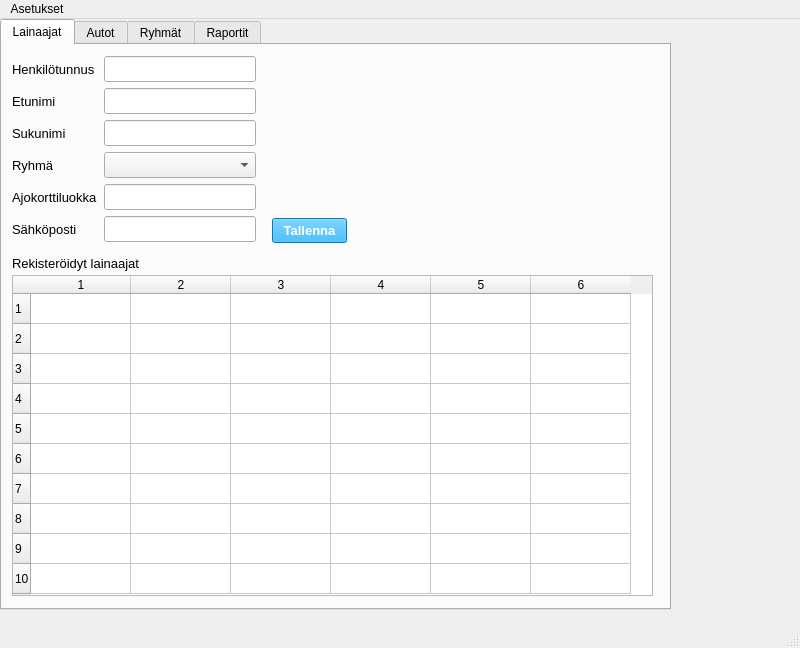
<?xml version="1.0" encoding="UTF-8"?>
<ui version="4.0">
 <class>MainWindow</class>
 <widget class="QMainWindow" name="MainWindow">
  <property name="geometry">
   <rect>
    <x>0</x>
    <y>0</y>
    <width>800</width>
    <height>648</height>
   </rect>
  </property>
  <property name="windowTitle">
   <string>MainWindow</string>
  </property>
  <property name="windowIcon">
   <iconset theme="go-home"/>
  </property>
  <widget class="QWidget" name="centralwidget">
   <widget class="QTabWidget" name="tabWidget">
    <property name="geometry">
     <rect>
      <x>0</x>
      <y>0</y>
      <width>671</width>
      <height>591</height>
     </rect>
    </property>
    <property name="cursor">
     <cursorShape>ArrowCursor</cursorShape>
    </property>
    <property name="focusPolicy">
     <enum>Qt::FocusPolicy::TabFocus</enum>
    </property>
    <property name="currentIndex">
     <number>0</number>
    </property>
    <widget class="QWidget" name="lenderTab">
     <property name="cursor">
      <cursorShape>ArrowCursor</cursorShape>
     </property>
     <attribute name="title">
      <string>Lainaajat</string>
     </attribute>
     <widget class="QTableWidget" name="registeredPersonsTableWidget">
      <property name="geometry">
       <rect>
        <x>10</x>
        <y>230</y>
        <width>641</width>
        <height>321</height>
       </rect>
      </property>
      <property name="cursor" stdset="0">
       <cursorShape>ForbiddenCursor</cursorShape>
      </property>
      <property name="rowCount">
       <number>10</number>
      </property>
      <property name="columnCount">
       <number>6</number>
      </property>
      <row/>
      <row/>
      <row/>
      <row/>
      <row/>
      <row/>
      <row/>
      <row/>
      <row/>
      <row/>
      <column/>
      <column/>
      <column/>
      <column/>
      <column/>
      <column/>
     </widget>
     <widget class="QLabel" name="registeredPersonLabel">
      <property name="geometry">
       <rect>
        <x>10</x>
        <y>210</y>
        <width>141</width>
        <height>16</height>
       </rect>
      </property>
      <property name="font">
       <font>
        <pointsize>10</pointsize>
       </font>
      </property>
      <property name="text">
       <string>Rekisteröidyt lainaajat</string>
      </property>
     </widget>
     <widget class="QPushButton" name="savePersonPushButton">
      <property name="geometry">
       <rect>
        <x>270</x>
        <y>173</y>
        <width>75</width>
        <height>25</height>
       </rect>
      </property>
      <property name="font">
       <font>
        <pointsize>10</pointsize>
        <bold>true</bold>
       </font>
      </property>
      <property name="cursor">
       <cursorShape>PointingHandCursor</cursorShape>
      </property>
      <property name="styleSheet">
       <string notr="true">background-color: rgb(0, 170, 255);
color: rgb(255, 255, 255);
</string>
      </property>
      <property name="text">
       <string>Tallenna</string>
      </property>
     </widget>
     <widget class="QWidget" name="layoutWidget">
      <property name="geometry">
       <rect>
        <x>10</x>
        <y>11</y>
        <width>244</width>
        <height>188</height>
       </rect>
      </property>
      <layout class="QGridLayout" name="lenderGridLayout">
       <item row="0" column="0">
        <widget class="QLabel" name="ssnLabel">
         <property name="font">
          <font>
           <pointsize>10</pointsize>
          </font>
         </property>
         <property name="text">
          <string>Henkilötunnus</string>
         </property>
        </widget>
       </item>
       <item row="0" column="1">
        <widget class="QLineEdit" name="ssnLineEdit">
         <property name="font">
          <font>
           <pointsize>11</pointsize>
          </font>
         </property>
        </widget>
       </item>
       <item row="1" column="0">
        <widget class="QLabel" name="firstNameLabel">
         <property name="font">
          <font>
           <pointsize>10</pointsize>
          </font>
         </property>
         <property name="text">
          <string>Etunimi</string>
         </property>
        </widget>
       </item>
       <item row="1" column="1">
        <widget class="QLineEdit" name="firstNameLineEdit">
         <property name="font">
          <font>
           <pointsize>11</pointsize>
          </font>
         </property>
        </widget>
       </item>
       <item row="2" column="0">
        <widget class="QLabel" name="lastNameLabel">
         <property name="font">
          <font>
           <pointsize>10</pointsize>
          </font>
         </property>
         <property name="text">
          <string>Sukunimi</string>
         </property>
        </widget>
       </item>
       <item row="2" column="1">
        <widget class="QLineEdit" name="lastNameLineEdit">
         <property name="font">
          <font>
           <pointsize>11</pointsize>
          </font>
         </property>
        </widget>
       </item>
       <item row="3" column="0">
        <widget class="QLabel" name="groupLabel">
         <property name="font">
          <font>
           <pointsize>10</pointsize>
          </font>
         </property>
         <property name="text">
          <string>Ryhmä</string>
         </property>
        </widget>
       </item>
       <item row="3" column="1">
        <widget class="QComboBox" name="groupComboBox">
         <property name="font">
          <font>
           <pointsize>11</pointsize>
          </font>
         </property>
         <property name="currentText">
          <string/>
         </property>
        </widget>
       </item>
       <item row="4" column="0">
        <widget class="QLabel" name="vehicleClassLabel">
         <property name="font">
          <font>
           <pointsize>10</pointsize>
          </font>
         </property>
         <property name="text">
          <string>Ajokorttiluokka</string>
         </property>
        </widget>
       </item>
       <item row="4" column="1">
        <widget class="QLineEdit" name="vehicleClassLineEdit">
         <property name="font">
          <font>
           <pointsize>11</pointsize>
          </font>
         </property>
        </widget>
       </item>
       <item row="5" column="0">
        <widget class="QLabel" name="emailLabel">
         <property name="font">
          <font>
           <pointsize>10</pointsize>
          </font>
         </property>
         <property name="text">
          <string>Sähköposti</string>
         </property>
        </widget>
       </item>
       <item row="5" column="1">
        <widget class="QLineEdit" name="emailLineEdit">
         <property name="font">
          <font>
           <pointsize>11</pointsize>
          </font>
         </property>
        </widget>
       </item>
      </layout>
     </widget>
    </widget>
    <widget class="QWidget" name="vehicleTab">
     <attribute name="title">
      <string>Autot</string>
     </attribute>
     <widget class="QWidget" name="layoutWidget">
      <property name="geometry">
       <rect>
        <x>10</x>
        <y>10</y>
        <width>252</width>
        <height>156</height>
       </rect>
      </property>
      <layout class="QGridLayout" name="vehicleGridLayout">
       <item row="0" column="0">
        <widget class="QLabel" name="licensePlateNumberLabel">
         <property name="font">
          <font>
           <pointsize>10</pointsize>
          </font>
         </property>
         <property name="text">
          <string>Rekisterinumero</string>
         </property>
        </widget>
       </item>
       <item row="0" column="1">
        <widget class="QLineEdit" name="licensePlateNumberLineEdit">
         <property name="font">
          <font>
           <pointsize>11</pointsize>
          </font>
         </property>
        </widget>
       </item>
       <item row="1" column="0">
        <widget class="QLabel" name="manufacturerLabel">
         <property name="font">
          <font>
           <pointsize>10</pointsize>
          </font>
         </property>
         <property name="text">
          <string>Merkki</string>
         </property>
        </widget>
       </item>
       <item row="1" column="1">
        <widget class="QLineEdit" name="manufacturerLineEdit">
         <property name="font">
          <font>
           <pointsize>11</pointsize>
          </font>
         </property>
        </widget>
       </item>
       <item row="2" column="0">
        <widget class="QLabel" name="modelLabel">
         <property name="font">
          <font>
           <pointsize>10</pointsize>
          </font>
         </property>
         <property name="text">
          <string>Malli</string>
         </property>
        </widget>
       </item>
       <item row="2" column="1">
        <widget class="QLineEdit" name="modelLineEdit">
         <property name="font">
          <font>
           <pointsize>11</pointsize>
          </font>
         </property>
        </widget>
       </item>
       <item row="3" column="0">
        <widget class="QLabel" name="modelYearLabel">
         <property name="font">
          <font>
           <pointsize>10</pointsize>
          </font>
         </property>
         <property name="text">
          <string>Vuosimalli</string>
         </property>
        </widget>
       </item>
       <item row="3" column="1">
        <widget class="QLineEdit" name="modelYearLineEdit">
         <property name="font">
          <font>
           <pointsize>11</pointsize>
          </font>
         </property>
        </widget>
       </item>
       <item row="4" column="0">
        <widget class="QLabel" name="capacityLabel">
         <property name="font">
          <font>
           <pointsize>10</pointsize>
          </font>
         </property>
         <property name="text">
          <string>Henkilömäärä</string>
         </property>
        </widget>
       </item>
       <item row="4" column="1">
        <widget class="QLineEdit" name="capacityLineEdit">
         <property name="font">
          <font>
           <pointsize>11</pointsize>
          </font>
         </property>
        </widget>
       </item>
      </layout>
     </widget>
     <widget class="QPushButton" name="saveVehiclePushButton">
      <property name="geometry">
       <rect>
        <x>280</x>
        <y>140</y>
        <width>75</width>
        <height>25</height>
       </rect>
      </property>
      <property name="font">
       <font>
        <pointsize>10</pointsize>
        <bold>true</bold>
       </font>
      </property>
      <property name="cursor">
       <cursorShape>PointingHandCursor</cursorShape>
      </property>
      <property name="styleSheet">
       <string notr="true">background-color: rgb(0, 170, 255);
color: rgb(255, 255, 255);</string>
      </property>
      <property name="text">
       <string>Tallenna</string>
      </property>
     </widget>
     <widget class="QPushButton" name="printBarcodePushButton">
      <property name="geometry">
       <rect>
        <x>280</x>
        <y>110</y>
        <width>75</width>
        <height>25</height>
       </rect>
      </property>
      <property name="font">
       <font>
        <pointsize>10</pointsize>
        <bold>true</bold>
       </font>
      </property>
      <property name="cursor">
       <cursorShape>PointingHandCursor</cursorShape>
      </property>
      <property name="styleSheet">
       <string notr="true">background-color: rgb(217, 149, 39);
color: rgb(255, 255, 255);</string>
      </property>
      <property name="text">
       <string>Viivakoodi</string>
      </property>
     </widget>
     <widget class="QTableWidget" name="vehicleCatalogTableWidget">
      <property name="geometry">
       <rect>
        <x>10</x>
        <y>230</y>
        <width>541</width>
        <height>321</height>
       </rect>
      </property>
      <property name="font">
       <font>
        <pointsize>9</pointsize>
       </font>
      </property>
      <property name="cursor" stdset="0">
       <cursorShape>ForbiddenCursor</cursorShape>
      </property>
      <property name="rowCount">
       <number>10</number>
      </property>
      <property name="columnCount">
       <number>5</number>
      </property>
      <row/>
      <row/>
      <row/>
      <row/>
      <row/>
      <row/>
      <row/>
      <row/>
      <row/>
      <row/>
      <column/>
      <column/>
      <column/>
      <column/>
      <column/>
     </widget>
     <widget class="QLabel" name="carListLabel">
      <property name="geometry">
       <rect>
        <x>15</x>
        <y>210</y>
        <width>111</width>
        <height>16</height>
       </rect>
      </property>
      <property name="font">
       <font>
        <pointsize>10</pointsize>
       </font>
      </property>
      <property name="text">
       <string>Autoluettelo</string>
      </property>
     </widget>
    </widget>
    <widget class="QWidget" name="groupTab">
     <attribute name="title">
      <string>Ryhmät</string>
     </attribute>
     <widget class="QPushButton" name="saveGroupPushButton">
      <property name="geometry">
       <rect>
        <x>280</x>
        <y>45</y>
        <width>75</width>
        <height>25</height>
       </rect>
      </property>
      <property name="font">
       <font>
        <pointsize>10</pointsize>
        <bold>true</bold>
       </font>
      </property>
      <property name="cursor">
       <cursorShape>PointingHandCursor</cursorShape>
      </property>
      <property name="styleSheet">
       <string notr="true">background-color: rgb(0, 170, 255);
color: rgb(255, 255, 255);</string>
      </property>
      <property name="text">
       <string>Tallenna</string>
      </property>
     </widget>
     <widget class="QTableWidget" name="savedGroupsTableWidget">
      <property name="geometry">
       <rect>
        <x>10</x>
        <y>130</y>
        <width>241</width>
        <height>201</height>
       </rect>
      </property>
      <property name="font">
       <font>
        <pointsize>11</pointsize>
       </font>
      </property>
      <property name="rowCount">
       <number>10</number>
      </property>
      <property name="columnCount">
       <number>2</number>
      </property>
      <row/>
      <row/>
      <row/>
      <row/>
      <row/>
      <row/>
      <row/>
      <row/>
      <row/>
      <row/>
      <column/>
      <column/>
     </widget>
     <widget class="QLabel" name="savedGroupsLabel">
      <property name="geometry">
       <rect>
        <x>10</x>
        <y>100</y>
        <width>121</width>
        <height>24</height>
       </rect>
      </property>
      <property name="font">
       <font>
        <pointsize>10</pointsize>
       </font>
      </property>
      <property name="text">
       <string>Tallennetut ryhmät</string>
      </property>
     </widget>
     <widget class="QWidget" name="layoutWidget">
      <property name="geometry">
       <rect>
        <x>11</x>
        <y>11</y>
        <width>237</width>
        <height>60</height>
       </rect>
      </property>
      <layout class="QGridLayout" name="groupGridLayout">
       <item row="0" column="0">
        <widget class="QLabel" name="groupNameLabel">
         <property name="font">
          <font>
           <pointsize>10</pointsize>
          </font>
         </property>
         <property name="text">
          <string>Ryhmän nimi</string>
         </property>
        </widget>
       </item>
       <item row="0" column="1">
        <widget class="QLineEdit" name="groupNameLineEdit">
         <property name="font">
          <font>
           <pointsize>11</pointsize>
          </font>
         </property>
        </widget>
       </item>
       <item row="1" column="0">
        <widget class="QLabel" name="responsiblePersonLabel">
         <property name="font">
          <font>
           <pointsize>10</pointsize>
          </font>
         </property>
         <property name="text">
          <string>Vastuuhenkilö</string>
         </property>
        </widget>
       </item>
       <item row="1" column="1">
        <widget class="QLineEdit" name="responsiblePersonLineEdit">
         <property name="font">
          <font>
           <pointsize>11</pointsize>
          </font>
         </property>
        </widget>
       </item>
      </layout>
     </widget>
    </widget>
    <widget class="QWidget" name="reportsTab">
     <attribute name="title">
      <string>Raportit</string>
     </attribute>
     <widget class="QComboBox" name="reportComboBox">
      <property name="geometry">
       <rect>
        <x>10</x>
        <y>40</y>
        <width>241</width>
        <height>22</height>
       </rect>
      </property>
      <property name="font">
       <font>
        <pointsize>11</pointsize>
       </font>
      </property>
     </widget>
     <widget class="QLabel" name="reportLabel">
      <property name="geometry">
       <rect>
        <x>10</x>
        <y>20</y>
        <width>71</width>
        <height>16</height>
       </rect>
      </property>
      <property name="font">
       <font>
        <pointsize>10</pointsize>
       </font>
      </property>
      <property name="text">
       <string>Raportti</string>
      </property>
     </widget>
     <widget class="QDateEdit" name="startDateEdit">
      <property name="geometry">
       <rect>
        <x>10</x>
        <y>110</y>
        <width>110</width>
        <height>22</height>
       </rect>
      </property>
      <property name="font">
       <font>
        <pointsize>11</pointsize>
       </font>
      </property>
      <property name="displayFormat">
       <string>d/M/yyyy</string>
      </property>
      <property name="calendarPopup">
       <bool>true</bool>
      </property>
      <property name="date">
       <date>
        <year>2025</year>
        <month>1</month>
        <day>1</day>
       </date>
      </property>
     </widget>
     <widget class="QLabel" name="startLabel">
      <property name="geometry">
       <rect>
        <x>10</x>
        <y>90</y>
        <width>71</width>
        <height>16</height>
       </rect>
      </property>
      <property name="font">
       <font>
        <pointsize>10</pointsize>
       </font>
      </property>
      <property name="text">
       <string>Alkaa</string>
      </property>
     </widget>
     <widget class="QLabel" name="endLabel">
      <property name="geometry">
       <rect>
        <x>140</x>
        <y>90</y>
        <width>71</width>
        <height>16</height>
       </rect>
      </property>
      <property name="font">
       <font>
        <pointsize>10</pointsize>
       </font>
      </property>
      <property name="text">
       <string>Päättyy</string>
      </property>
     </widget>
     <widget class="QDateEdit" name="endDateEdit">
      <property name="geometry">
       <rect>
        <x>140</x>
        <y>110</y>
        <width>110</width>
        <height>22</height>
       </rect>
      </property>
      <property name="font">
       <font>
        <pointsize>11</pointsize>
       </font>
      </property>
      <property name="displayFormat">
       <string>d/M/yyyy</string>
      </property>
      <property name="calendarPopup">
       <bool>true</bool>
      </property>
      <property name="date">
       <date>
        <year>2025</year>
        <month>1</month>
        <day>1</day>
       </date>
      </property>
     </widget>
     <widget class="QPushButton" name="reportPrintPushButton">
      <property name="geometry">
       <rect>
        <x>260</x>
        <y>110</y>
        <width>75</width>
        <height>25</height>
       </rect>
      </property>
      <property name="font">
       <font>
        <pointsize>10</pointsize>
        <bold>true</bold>
       </font>
      </property>
      <property name="cursor">
       <cursorShape>PointingHandCursor</cursorShape>
      </property>
      <property name="styleSheet">
       <string notr="true">background-color: rgb(0, 170, 255);
color: rgb(255, 255, 255);</string>
      </property>
      <property name="text">
       <string>Tulosta</string>
      </property>
     </widget>
     <widget class="QTableWidget" name="previewTableWidget">
      <property name="geometry">
       <rect>
        <x>10</x>
        <y>210</y>
        <width>641</width>
        <height>321</height>
       </rect>
      </property>
      <property name="cursor" stdset="0">
       <cursorShape>ForbiddenCursor</cursorShape>
      </property>
      <property name="rowCount">
       <number>22</number>
      </property>
      <property name="columnCount">
       <number>6</number>
      </property>
      <row/>
      <row/>
      <row/>
      <row/>
      <row/>
      <row/>
      <row/>
      <row/>
      <row/>
      <row/>
      <row/>
      <row/>
      <row/>
      <row/>
      <row/>
      <row/>
      <row/>
      <row/>
      <row/>
      <row/>
      <row/>
      <row/>
      <column/>
      <column/>
      <column/>
      <column/>
      <column/>
      <column/>
     </widget>
     <widget class="QLabel" name="previewLabel">
      <property name="geometry">
       <rect>
        <x>10</x>
        <y>190</y>
        <width>71</width>
        <height>16</height>
       </rect>
      </property>
      <property name="font">
       <font>
        <pointsize>10</pointsize>
       </font>
      </property>
      <property name="text">
       <string>Esikatselu</string>
      </property>
     </widget>
    </widget>
   </widget>
  </widget>
  <widget class="QMenuBar" name="menubar">
   <property name="geometry">
    <rect>
     <x>0</x>
     <y>0</y>
     <width>800</width>
     <height>22</height>
    </rect>
   </property>
   <widget class="QMenu" name="menuAsetukset">
    <property name="title">
     <string>Asetukset</string>
    </property>
    <addaction name="actionMuokkaa"/>
    <addaction name="actionTietoja_ohjelmasta"/>
   </widget>
   <addaction name="menuAsetukset"/>
  </widget>
  <widget class="QStatusBar" name="statusbar"/>
  <action name="actionMuokkaa">
   <property name="text">
    <string>Muokkaa...</string>
   </property>
   <property name="toolTip">
    <string>Muokkaa ohjelman asetuksia</string>
   </property>
   <property name="shortcut">
    <string>Ctrl+Shift+A</string>
   </property>
  </action>
  <action name="actionTietoja_ohjelmasta">
   <property name="text">
    <string>Tietoja ohjelmasta...</string>
   </property>
   <property name="shortcut">
    <string>Ctrl+Shift+T</string>
   </property>
  </action>
 </widget>
 <resources/>
 <connections/>
</ui>
